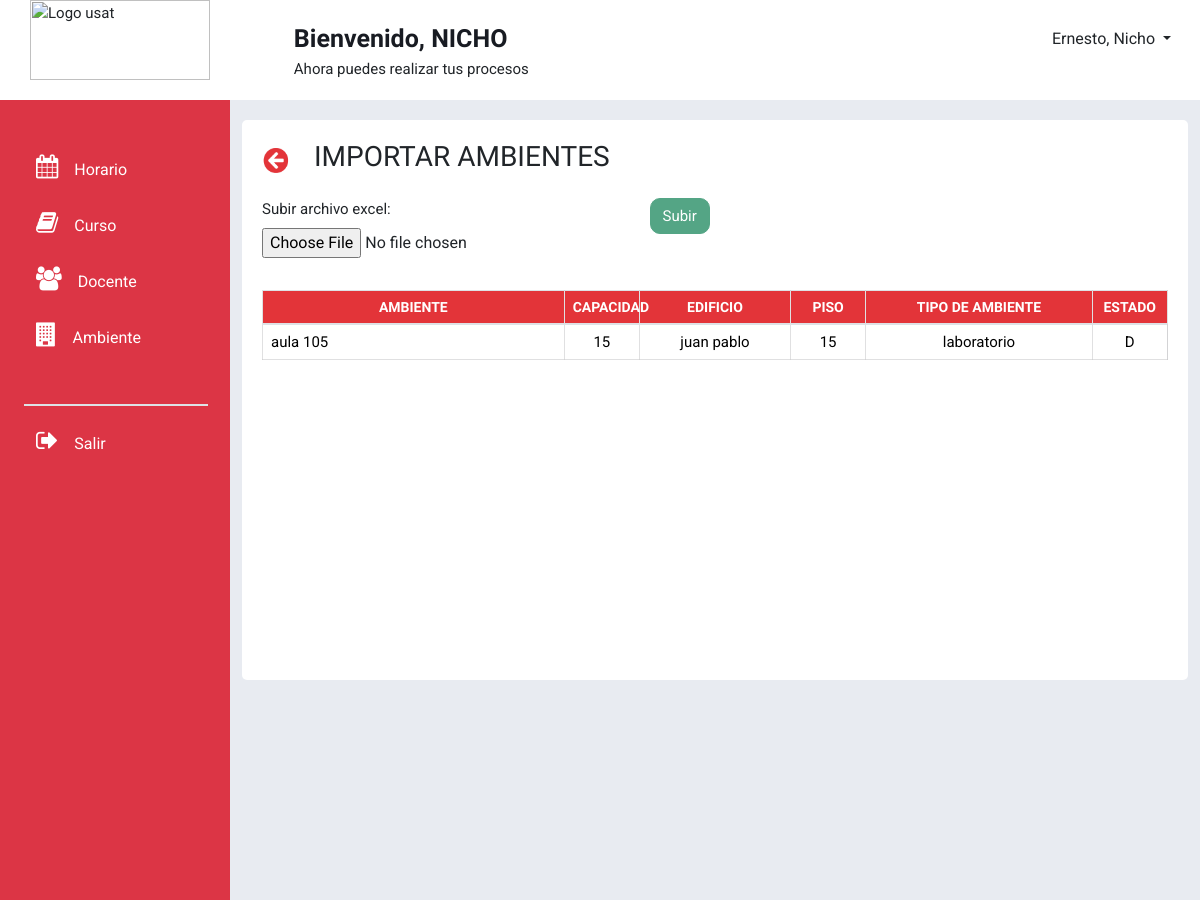
/csvAmbientes/, run on an earlier commit of the app's database.
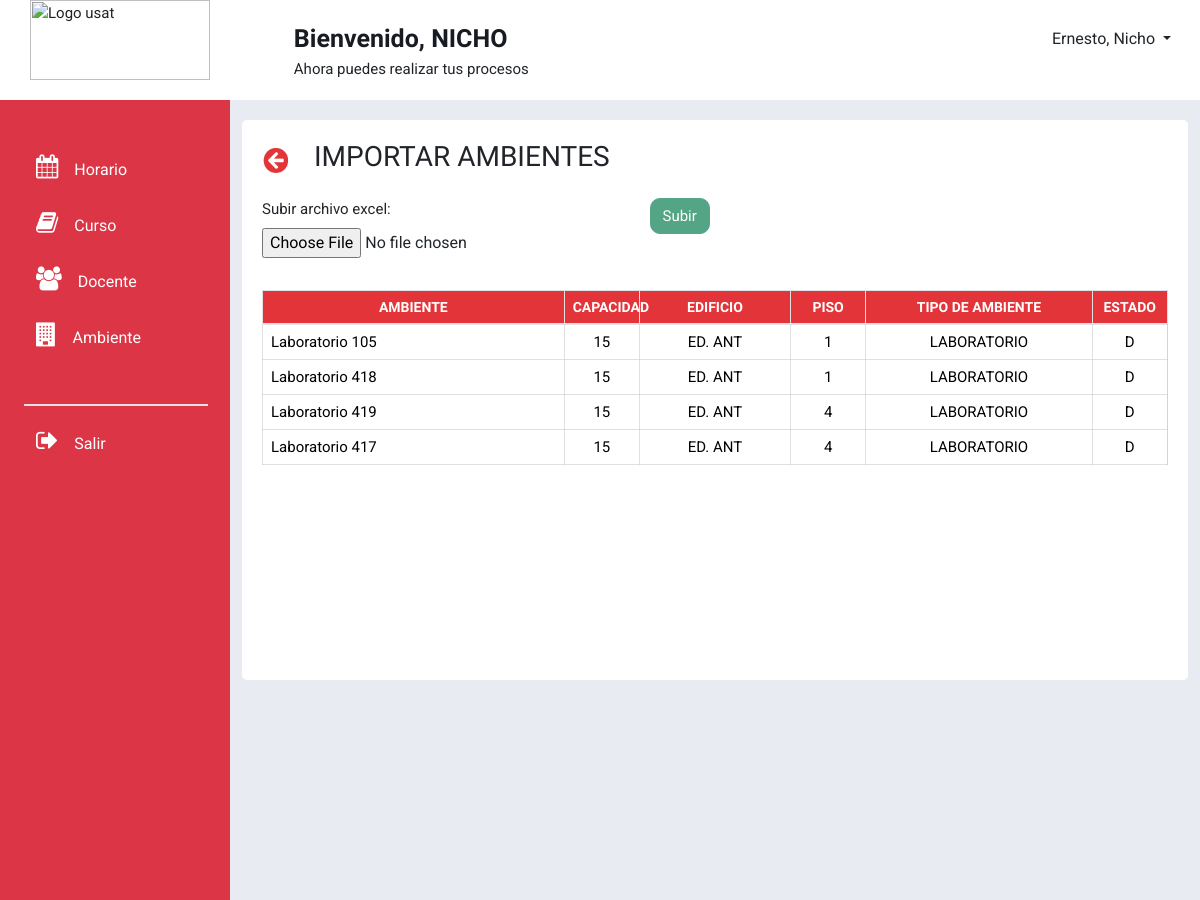
And on a later commit of the database.
### modulo_ambiente/models.py (models this page shows, shortened)
class edificio( models.Model):
    nombre_edificio = models.CharField(max_length=100)
    def __str__(self):
        return self.nombre_edificio
    class Meta:
        verbose_name_plural="Edificio"

class ambiente(models.Model):
    nombre_ambiente = models.CharField(max_length=30)
    capacidad_ambiente = models.PositiveSmallIntegerField(default=15)
    estado_ambiente = models.CharField(max_length=1, choices=(('D', 'Disponible'), ('O', 'Ocupado'),('M', 'Mantenimiento')))
    piso = models.PositiveSmallIntegerField(default=1)
    FKedificio  = models.ForeignKey(edificio, on_delete=models.CASCADE, verbose_name='Edificio')
    FKtipo_ambiente = models.ForeignKey(tipo_ambiente, on_delete=models.CASCADE, verbose_name='Tipo de Ambiente')
    class Meta:
        verbose_name_plural="Ambiente"

class tipo_ambiente(models.Model):
    tipo_de_ambiente = models.CharField(max_length=30)
    descripcion = models.CharField(max_length=50)
    def __str__(self):
        return self.tipo_de_ambiente
    class Meta:
        verbose_name_plural="Tipo de ambiente"

### modulo_ambiente/views.py (the view)
# urls.py: path('csvAmbientes/', views.upload_file)
def upload_file(request):
    if request.method == 'POST':
        form = UploadCSVForm(request.POST, request.FILES)
        if form.is_valid():
            if 'Subir_archivo_excel' in request.FILES:
                excel_file = request.FILES['Subir_archivo_excel']
                workbook = openpyxl.load_workbook(excel_file)
                sheet = workbook.active
                try:
                    for row in sheet.iter_rows(min_row=2, max_row=sheet.max_row, min_col=1, max_col=sheet.max_column):
                        if row is None or all(cell is None for cell in row):
                            continue  # Skip empty rows
                        ambientes = edificio.objects.all()
                        nro, nombre_ambiente, nombre_edificio, aforo, piso, nombre_tipo_ambiente = [cell.value for cell in row]
                        if row[1] and row[2]:
                            nombre = row[1]
                            tipoa= row[5]
                            edificio_id = row[2]
                            edificios = edificio.objects.filter(nombre_edificio=nombre_edificio)
                            if not edificios:
                                if nombre_edificio is None:
                                    continue
                                else:
                                    print(f"No se encontró ningún edificio con el nombre '{nombre_edificio}'.")
                                    continue
                            tipos_ambiente = tipo_ambiente.objects.filter(tipo_de_ambiente=nombre_tipo_ambiente)
                            if not tipos_ambiente:
                                print(f"No se encontró ningún tipo de ambiente con el nombre '{nombre_tipo_ambiente}'.")
                                continue
                            for edificio_obj in edificios:
                                for tipo_ambiente_obj in tipos_ambiente:
                                    ambiente_obj = ambiente(
                                        nombre_ambiente=nombre_ambiente,
                                        capacidad_ambiente=aforo,
                                        estado_ambiente='D',  # Asumiendo que todos los ambientes están disponibles por defecto
                                        piso=piso,
                                        FKedificio=edificio_obj,
                                        FKtipo_ambiente=tipo_ambiente_obj
                                        )
                                    ambiente_obj.save()
                        else:
                            messages.warning(request, f'Fila incompleta o incorrecta: {row}')
                    messages.success(
                        request, 'Archivo Excel subido correctamente')
                except openpyxl.utils.exceptions.InvalidFileException:
                    messages.error(
                        request, 'El archivo subido no es un archivo Excel válido.')
                except Exception as e:
                    messages.error(request, f'Error: {str(e)}')
            return redirect(request.path)
    else:
        form = UploadCSVForm()
        enviar=obtener_ambientes_array()
    return render(request, './csvAmbientes.html', {'form': form, 'disponibilidad':enviar})

### modulo_ambiente/forms.py
class UploadCSVForm(forms.Form):
    Subir_archivo_excel = forms.FileField(required=False)

### modulo_ambiente/views.py (called while the page is built)
def obtener_ambientes_array():
    dispo= ambiente.objects.all();
    enviar=[]
    for amobj in dispo:
        ambdispo=ambiente.objects.get(id=amobj.id)
        nombre= ambdispo.nombre_ambiente
        capa= ambdispo.capacidad_ambiente
        edificio= ambdispo.FKedificio
        piso = ambdispo.piso
        tipo = ambdispo.FKtipo_ambiente
        estado= ambdispo.estado_ambiente
        enviar.append((nombre,capa,edificio,piso,tipo,estado))
    return enviar

### modulo_ambiente/templates/csvAmbientes.html (shortened to what this page needs)
{% load static %}
{% block content %}
<link href="https://cdn.jsdelivr.net/npm/bootstrap@5.3.3/dist/css/bootstrap.min.css" rel="stylesheet">
<head>
  <link rel="stylesheet" href="{% static 'css/csv.css' %}">
  <link rel="stylesheet" href="https://stackpath.bootstrapcdn.com/bootstrap/4.5.2/css/bootstrap.min.css" />
  <link rel="stylesheet" href="https://maxcdn.bootstrapcdn.com/font-awesome/4.7.0/css/font-awesome.min.css">
  <link rel="stylesheet" href="https://cdnjs.cloudflare.com/ajax/libs/bootstrap/5.3.3/css/bootstrap.min.css" />
</head>
<body style="padding: 0px;
overflow-y: hidden;
overflow-x: hidden;">
    <div class="container-fluid p-0 m-auto" style="font-family: 'Roboto', sans-serif; font-size: 15px;">
        <div class="caja" style="height: 100px; background-color: white;">
            <div class="row">
              <div class="col1" style="margin-left: 30px; width:  16%;">
                <a class="navbar-brand" href="/inicio">
                  <img style="width: 180px; height: 80px;" src="http://www.usat.edu.pe/web/wp-content/uploads/2023/05/logo_usat25.png"
                    alt="Logo usat">
                </a>
              </div>
              <div class="col2" style="padding: 20px; text-align: left; margin-left: 60px;  width:  60%;">
                  <h7> <strong> Bienvenido, NICHO </strong> <br> </h7>
                  <p>Ahora puedes realizar tus procesos</p>
                </div>
              <div class="col3" style="padding: 20px; text-align: right;  width:  16%;">
                <button class="btn dropdown-toggle" type="button" data-bs-toggle="dropdown" aria-expanded="false">
                  Ernesto, Nicho
                </button>
              </div>
            </div>
        </div>
    </div>
    <div class="container-fluid overflow-hidden" style="font-family: 'Roboto', sans-serif;">
        <div class="row vh-100 overflow-auto" >
          <div id="sidebar" class="collapse collapse-horizontal show col-12 col-sm-3 col-xl-2 px-sm-2 px-0 bg-danger" style="width: 230px;">
            <div id="sidebar-nav" class="flex-sm-column flex-row flex-grow-1 align-items-center align-items-sm-start px-3 pt-2 text-white sticky-top">
              <ul class="nav nav-pills flex-sm-column flex-row flex-nowrap flex-shrink-1 flex-sm-grow-0 flex-grow-1 mb-sm-auto mb-0 justify-content-center align-items-center align-items-sm-start" id="menu">
                <div class="mt-3">
                  <br>
                  <a class="btn shadow-none border-0 text-white" data-bs-toggle="collapse" href="#menuHorario" role="button" aria-expanded="false" aria-controls="menuHorario">
                    <i class="fs-4 my-0 py-0 fa fa-calendar me-2"></i><span class="my-auto ms-2 d-none d-sm-inline text-white" >Horario</span>
                  </a>
                </div>
                <div class="mt-3">
                  <a class="btn shadow-none border-0 text-white" data-bs-toggle="collapse" href="#menuCurso" role="button" aria-expanded="false" aria-controls="menuCurso">
                    <i class="fs-4 my-0 py-0 fa fa-book me-2"></i><span class="my-auto ms-2 d-none d-sm-inline text-white">Curso</span>
                  </a>
                </div>
                <div class="mt-3">
                  <a class="btn shadow-none border-0 text-white" data-bs-toggle="collapse" href="#menuDocente" role="button" aria-expanded="false" aria-controls="menuDocente">
                    <i class="fs-4 my-0 py-0 fa fa-users me-2"></i><span class="my-auto ms-2 d-none d-sm-inline text-white">Docente</span>
                  </a>
                </div>
                <div class="mt-3">
                  <a class="btn shadow-none border-0 text-white" data-bs-toggle="collapse" href="#menuAmbiente" role="button" aria-expanded="false" aria-controls="menuAmbiente">
                    <i class="fs-4 my-0 py-0 fa fa-building me-2"></i><span class="my-auto ms-2 d-none d-sm-inline text-white">Ambiente</span>
                  </a>
                </div>
                <hr class="solid w-100 d-flex h-100 border border-1 bg-white dropdown-divider mt-5" color="white">
                <div class="mt-3 mb-3">
                  <a class="btn shadow-none border-0 pb-3 text-white" href="/inicio" role="button">
                    <i class="fs-4 my-0 py-0 fa fa-sign-out me-2"></i><span class="my-auto ms-2 d-none d-sm-inline text-white">Salir</span>
                  </a>
                </div>
              </ul>
            </div>
          </div>
    <div class="col d-flex flex-column h-sm-100" style="background-color: #e8ebf1;">
        <main class="row overflow-auto">
          <div class="container-fluid col">
    <div id="contenedorSub" style=" padding: 20px; background-color: white; margin-top: 20px; height: 560px; border-radius: 5px;">
     <div class="box-tittle">
      <button type="button" class="regresarBtn">
          <a href="/inicio"><img id="closeicon" src="{% static 'iconos/regresar.PNG' %}" width="32px" height="27px"></a>
      </button>
      <h3 id="titulo" style="margin-left: 20px;">IMPORTAR AMBIENTES</h3>
      <br><br>
  </div>
  <form method="post" enctype="multipart/form-data">
    <div class="row">
      <div class="col-sm-5">
        {{ form.as_p }}
      </div>
      <div class="col-sm-6">
        <button type="submit" class="btnVer">Subir</button>
      </div>
    </div>
  </form>
    <div id="boxTabla" style="height: 387px; overflow-y: auto;">
      <table class="table" id="tabla">
          <thead class="encabezado" style=" position: sticky; top: 0; z-index: 1; background-color: #E33439;">
              <tr>
                <th scope="col" style="background-color: #E33439; color: #fff;width: 40%;">AMBIENTE </th>
                <th scope="col" style="background-color: #E33439; color: #fff; width:10%;"> CAPACIDAD</th>
                <th scope="col" style="background-color: #E33439; color: #fff;width: 20%;">EDIFICIO</th>
                <th scope="col" style="background-color: #E33439; color: #fff;width: 10%;">PISO</th>
                <th scope="col" style="background-color: #E33439; color: #fff;width: 30%;">TIPO DE AMBIENTE</th>
                <th scope="col" style="background-color: #E33439; color: #fff;width: 10%;">ESTADO</th>
              </tr>
          </thead>
          <tbody>
              {% for d in disponibilidad %}
              <tr>
                  <td id="ini" style="text-align: left;">{{ d.0 }}</td>
                  <td id="fin" style="text-align: center;" >{{ d.1 }}</td>
                  <td id="dia" style="text-align: center;" >{{ d.2 }}</td>
                  <td id="ini" style="text-align: center;">{{ d.3 }}</td>
                  <td id="fin" style="text-align: center;">{{ d.4 }}</td>
                  <td id="ini" style="text-align: center;">{{ d.5 }}</td>
              </tr>
              {% endfor %}
          </tbody>
      </table>
  </div>
          </div>
          </div>
        </main>
    </div>
        </div>
    </div>
</body>
{% endblock %}

### static/css/csv.css (style rules this page uses)
body { font-family: "Roboto", sans-serif; padding: 0px; font-size: 15px; }
h1, h2, h3, h4, h5, h6, h7 { font-family: "Roboto Condensed", sans-serif; color: #181B22; font-size: 25px; font-weight: 600; }
th { font-family: "Roboto Condensed", sans-serif; color: white; font-size: 14px; }
tr, label, option { font-family: "Roboto", sans-serif; font-size: 15px; }
#titulo { display: inline; margin-left: 5px; padding-top: 5%; }
.table { table-layout: fixed; border-collapse: collapse; width: 100%; height: 5px; }
.table thead th { vertical-align: bottom; border-bottom: 2px solid #181b2295; }
.table th, .table td { border: 1px solid #cacacc95; padding-top: 15px; }
.table th { background-color: #E33439; text-align: center; }
.table th:nth-child(1), .fixed-table td:nth-child(1) { width: 20%; }
.table th:nth-child(2), .fixed-table td:nth-child(2) { width: 20%; }
.table th:nth-child(3), .fixed-table td:nth-child(3) { width: 20%; }
.table th:nth-child(4), .fixed-table td:nth-child(3) { width: 40%; }
.table th:nth-child(5), .fixed-table td:nth-child(3) { width: 40%; }
.regresarBtn { background-color: white; border: None; margin: -8px; display: inline; }
.caja { padding: 0px; width: 100%; margin: 0px; }
.col1, .col3 { width: 16%; }
.col2 { width: 60%; }

### modulo_ambiente/templates/csvAmbientes.html (style rules this page uses)
.btnVer { background-color: #54A585; border: 1px solid transparent; border-color: #54A585; border-radius: 10px; color: #fff; padding: 0.375rem 0.75rem; font-size: 15px; text-align: center; }

What changed in the data, as far as the page shows it:
no longer on this page (row edited): edificio: nombre_ambiente "aula 105", d "15", nombre_edificio "juan pablo", tipo_de_ambiente "laboratorio", d "D"
added edificio: nombre_ambiente "Laboratorio 105", d "15", nombre_edificio "ED. ANT", d "1", tipo_de_ambiente "LABORATORIO", d "D", nombre_ambiente "Laboratorio 418", nombre_ambiente "Laboratorio 419", d "4", nombre_ambiente "Laboratorio 417"
